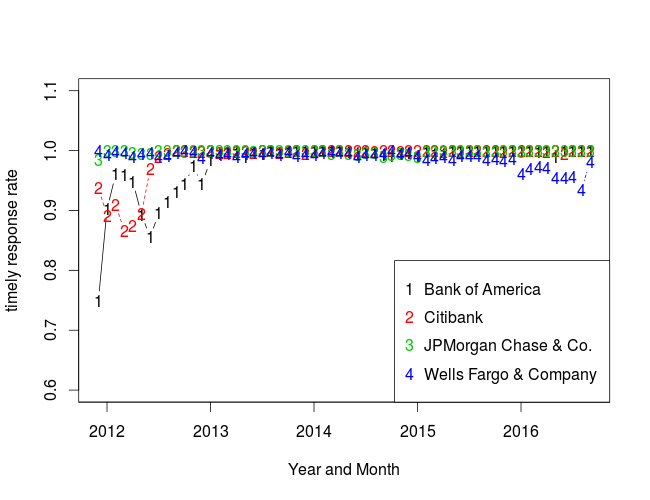

Here is the R script that generated this plot:
#### Reading the data ####
# setwd("/home/gaozheng/Teaching/Stats406/HW/HW3/")
data <- read.delim("consumer_complaints.txt",stringsAsFactors = F)

# extract only the interested companies
four_companies <- data[data$Company == "JPMorgan Chase & Co." |
                         data$Company == "Bank of America" |
                         data$Company == "Wells Fargo & Company" |
                         data$Company == "Citibank",
                       c("date_received","Company","timely_response")]

# convert the dates to 'Date' objects with 'as.Date'
four_companies$date_received <-
  as.Date(four_companies$date_received,"%m/%d/%y")
# so that you can extract the years and months easily
year <- format(four_companies$date_received,'%y')
month <- format(four_companies$date_received,'%m')
# alternatively you can use strsplit

# convert the 'timely_response' into binary
four_companies$timely_response <-
  four_companies$timely_response == "Yes"

# attach year and month to the dataset
four_companies_with_year_month <- cbind(year,month,four_companies)

# use 'aggregate' to calculate the mean response rate by category
timely_response_rate <- with(
  four_companies_with_year_month,
  aggregate(timely_response ~ year + month + Company, FUN = mean)
)

# order the dataframe by 1. company 2. year 3. month
timely_response_rate <-
  timely_response_rate[with(timely_response_rate,order(Company,year,month)),]

# unstack the dataframe by company
timely_response_rate_by_company <-
  unstack(timely_response_rate,timely_response ~ Company)

# plot the reponse rates over time, leave out the x-axis
matplot(
  y = timely_response_rate_by_company, ylim = c(0.6,1.1),
  ylab = "timely response rate",type = 'b',xaxt = 'n',xlab = "Year and Month"
)
# we want to label x-axis with year
axis(1, at = 2 + (-1:5) * 12, labels = as.character(2011:2017))

# add legend for readability
legend(
  "bottomright", unique(timely_response_rate$Company),
  pch = as.character(1:4),col = 1:4
)

# if you wish to label x-axis with year/month, do this:
# year_month <- unique(with(timely_response_rate,paste("20",year,"/",month,sep = "")))
# axis(1, at=1:length(year_month), labels=year_month)
